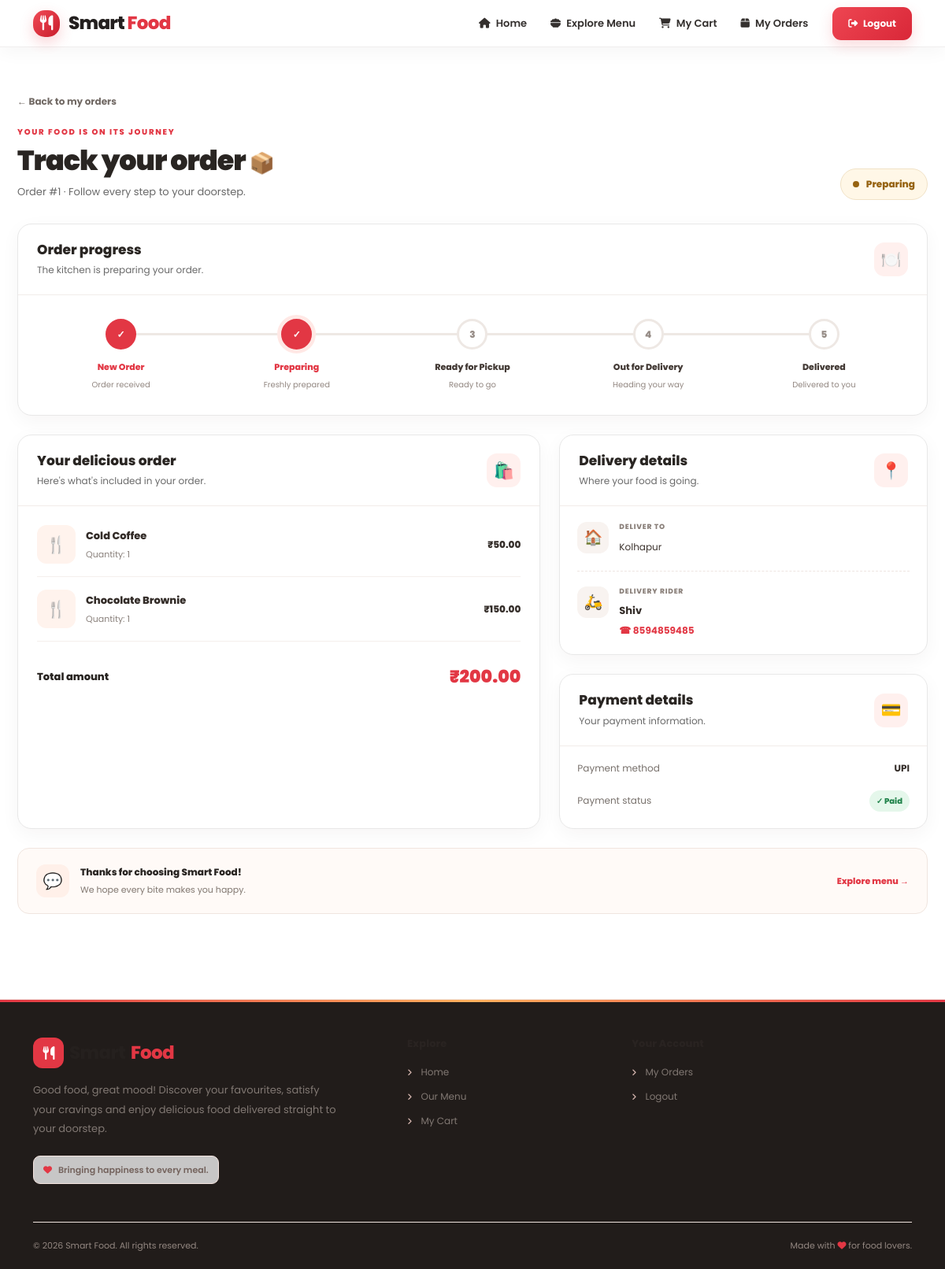
The app's page /track_order/1 (signed in) with its own data.
### tables this page shows
CREATE TABLE orders (
                id INTEGER PRIMARY KEY AUTOINCREMENT,
                customer_id INTEGER NOT NULL,
                total_amount REAL NOT NULL DEFAULT 0,
                payment_method TEXT NOT NULL DEFAULT 'Cash',
                payment_status TEXT DEFAULT 'Pending',
                order_status TEXT DEFAULT 'New Order',
                delivery_address TEXT NOT NULL DEFAULT '',
                rider_id INTEGER,
                created_at TIMESTAMP DEFAULT CURRENT_TIMESTAMP,
                FOREIGN KEY (customer_id) REFERENCES customers(id),
                FOREIGN KEY (rider_id) REFERENCES riders(id)
            );

CREATE TABLE order_items (
                id INTEGER PRIMARY KEY AUTOINCREMENT,
                order_id INTEGER NOT NULL,
                food_id INTEGER,
                food_name TEXT NOT NULL,
                price REAL NOT NULL,
                quantity INTEGER NOT NULL DEFAULT 1,
                FOREIGN KEY (order_id) REFERENCES orders(id),
                FOREIGN KEY (food_id) REFERENCES foods(id)
            );

CREATE TABLE riders (
                id INTEGER PRIMARY KEY AUTOINCREMENT,
                name TEXT NOT NULL,
                phone TEXT,
                available INTEGER DEFAULT 1
            );

### app.py (the view)
@app.route("/track_order/<int:order_id>")
@customer_required
def order_tracking(order_id):
    conn = get_db_connection()
    try:
        order = conn.execute("""
            SELECT *
            FROM orders
            WHERE id = ? AND customer_id = ?
        """, (
            order_id,
            session["customer_id"]
        )).fetchone()
        if not order:
            abort(404)
        items = conn.execute("""
            SELECT *
            FROM order_items
            WHERE order_id = ?
        """, (order_id,)).fetchall()
        rider = None
        if order["rider_id"]:
            rider = conn.execute("""
                SELECT *
                FROM riders
                WHERE id = ?
            """, (order["rider_id"],)).fetchone()
        return render_template(
            "order_tracking.html",
            order=order,
            items=items,
            rider=rider,
            statuses=ORDER_STATUSES
        )
    finally:
        conn.close()

### app.py (called while the page is built)
def customer_required(view):
    @wraps(view)
    def wrapped(*args, **kwargs):
        if "customer_id" not in session:
            flash("Please login to continue.", "warning")
            return redirect(url_for("login"))
        return view(*args, **kwargs)
    return wrapped

### database.py (called while the page is built)
def get_db_connection():
    conn = sqlite3.connect(DATABASE)
    conn.row_factory = sqlite3.Row
    conn.execute("PRAGMA foreign_keys = ON")
    return conn

### templates/order_tracking.html (shortened to what this page needs)
{% extends "base.html" %}
{% block content %}
<div class="container premium-tracking-page py-4 py-lg-5">
    <div class="tracking-page-header">
        <div>
            <a href="{{ url_for('orders') }}" class="tracking-back-link">
                ← Back to my orders
            </a>
            <span class="tracking-eyebrow">YOUR FOOD IS ON ITS JOURNEY</span>
            <h2>Track your order <span>📦</span></h2>
            <p>Order #{{ order.id }} · Follow every step to your doorstep.</p>
        </div>
        <div class="tracking-current-status">
            <span class="tracking-status-dot"></span>
            {{ order.order_status }}
        </div>
    </div>
    {% set progress_statuses = [
        'New Order',
        'Preparing',
        'Ready for Pickup',
        'Out for Delivery',
        'Delivered'
    ] %}
    {% set current_index = progress_statuses.index(order.order_status) if order.order_status in progress_statuses else -1 %}
    {% set is_cancelled = order.order_status|string|lower == 'cancelled' %}
    <section class="tracking-panel tracking-progress-panel mb-4">
        <div class="tracking-panel-heading">
            <div>
                <h4>Order progress</h4>
                <p>
                    {% if is_cancelled %}
                        This order has been cancelled.
                    {% elif order.order_status == 'Delivered' %}
                        Your order has arrived. Enjoy your meal!
                    {% elif order.order_status == 'Out for Delivery' %}
                        Your food is on its way to you.
                    {% elif order.order_status == 'Ready for Pickup' %}
                        Your order is ready for the delivery rider.
                    {% elif order.order_status == 'Preparing' %}
                        The kitchen is preparing your order.
                    {% else %}
                        Your order journey starts here.
                    {% endif %}
                </p>
            </div>
            <span class="tracking-food-icon">🍽️</span>
        </div>
        {% if is_cancelled %}
            <div class="tracking-cancelled-message">
                <span class="tracking-cancelled-icon">!</span>
                <div>
                    <strong>Order cancelled</strong>
                    <p>This order is no longer progressing through delivery.</p>
                </div>
            </div>
        {% else %}
            <div class="premium-tracking-timeline">
                {% for status in progress_statuses %}
                <div class="tracking-timeline-step
                    {% if current_index >= loop.index0 %}step-completed{% endif %}
                    {% if current_index == loop.index0 %}step-current{% endif %}">
                    <div class="timeline-marker">
                        {% if current_index >= loop.index0 %}
                            <span>✓</span>
                        {% else %}
                            <span>{{ loop.index }}</span>
                        {% endif %}
                    </div>
                    <div class="timeline-step-text">
                        <strong>{{ status }}</strong>
                        <small>
                            {% if loop.index0 == 0 %}
                                Order received
                            {% elif loop.index0 == 1 %}
                                Freshly prepared
                            {% elif loop.index0 == 2 %}
                                Ready to go
                            {% elif loop.index0 == 3 %}
                                Heading your way
                            {% else %}
                                Delivered to you
                            {% endif %}
                        </small>
                    </div>
                </div>
                {% endfor %}
            </div>
        {% endif %}
    </section>
    <div class="row g-4">
        <div class="col-lg-7">
            <section class="tracking-panel tracking-items-panel h-100">
                <div class="tracking-panel-heading">
                    <div>
                        <h4>Your delicious order</h4>
                        <p>Here's what's included in your order.</p>
                    </div>
                    <span class="tracking-section-icon">🛍️</span>
                </div>
                <div class="tracking-food-list">
                    {% for item in items %}
                    <div class="tracking-food-item">
                        <div class="tracking-food-placeholder">🍴</div>
                        <div class="tracking-food-info">
                            <strong>{{ item.food_name }}</strong>
                            <span>Quantity: {{ item.quantity }}</span>
                        </div>
                        <div class="tracking-food-price">
                            ₹{{ "%.2f"|format(item.price * item.quantity) }}
                        </div>
                    </div>
                    {% else %}
                    <p class="text-muted mb-0">
                        No order items were found.
                    </p>
                    {% endfor %}
                </div>
                <div class="tracking-total-row">
                    <span>Total amount</span>
                    <strong>
                        ₹{{ "%.2f"|format(order.total_amount) }}
                    </strong>
                </div>
            </section>
        </div>
        <div class="col-lg-5">
            <section class="tracking-panel tracking-detail-panel mb-4">
                <div class="tracking-panel-heading">
                    <div>
                        <h4>Delivery details</h4>
                        <p>Where your food is going.</p>
                    </div>
                    <span class="tracking-section-icon">📍</span>
                </div>
                <div class="tracking-address-box">
                    <span class="tracking-address-icon">🏠</span>
                    <div>
                        <span class="tracking-small-label">DELIVER TO</span>
                        <p>{{ order['delivery_address'] }}</p>
                    </div>
                </div>
                <div class="tracking-rider-box">
                    <span class="tracking-rider-icon">🛵</span>
                    <div class="tracking-rider-info">
                        <span class="tracking-small-label">DELIVERY RIDER</span>
                        {% if rider %}
                            <strong>{{ rider['name'] }}</strong>
                            {% if rider['phone'] %}
                            <a href="tel:{{ rider['phone'] }}"
                               class="tracking-rider-phone">
                                ☎ {{ rider['phone'] }}
                            </a>
                            {% else %}
                            <span class="tracking-muted-text">
                                Phone number not available
                            </span>
                            {% endif %}
                        {% else %}
                            <strong>Not assigned yet</strong>
                            <span class="tracking-muted-text">
                                Rider details will appear when assigned.
                            </span>
                        {% endif %}
                    </div>
                </div>
            </section>
            <section class="tracking-panel tracking-detail-panel">
                <div class="tracking-panel-heading">
                    <div>
                        <h4>Payment details</h4>
                        <p>Your payment information.</p>
                    </div>
                    <span class="tracking-section-icon">💳</span>
                </div>
                <div class="tracking-payment-row">
                    <span>Payment method</span>
                    <strong>{{ order.payment_method }}</strong>
                </div>
                <div class="tracking-payment-row">
                    <span>Payment status</span>
                    {% if order.payment_status|string|lower == 'paid' %}
                        <span class="tracking-payment-badge payment-success">
                            ✓ {{ order.payment_status }}
                        </span>
                    {% else %}
                        <span class="tracking-payment-badge payment-pending">
                            {{ order.payment_status }}
                        </span>
                    {% endif %}
                </div>
            </section>
        </div>
    </div>
    <div class="tracking-help-strip mt-4">
        <span class="tracking-help-icon">💬</span>
        <div>
            <strong>Thanks for choosing Smart Food!</strong>
            <p>We hope every bite makes you happy.</p>
        </div>
        <a href="{{ url_for('menu') }}" class="tracking-browse-link">
            Explore menu →
        </a>
    </div>
</div>
{% endblock %}

### records on screen
orders: id "1", order_status "Preparing", total_amount "200.00", delivery_address "Kolhapur", payment_method "UPI", payment_status "Paid"
order_items: food_name "Cold Coffee", quantity "1", item.price*item.quantity "50.00"
order_items: food_name "Chocolate Brownie", quantity "1", item.price*item.quantity "150.00"
riders: name "Shiv", phone "8594859485"

### other values on screen
{{ status }} "New Order" "Preparing" "Ready for Pickup" "Out for Delivery" "Delivered"
